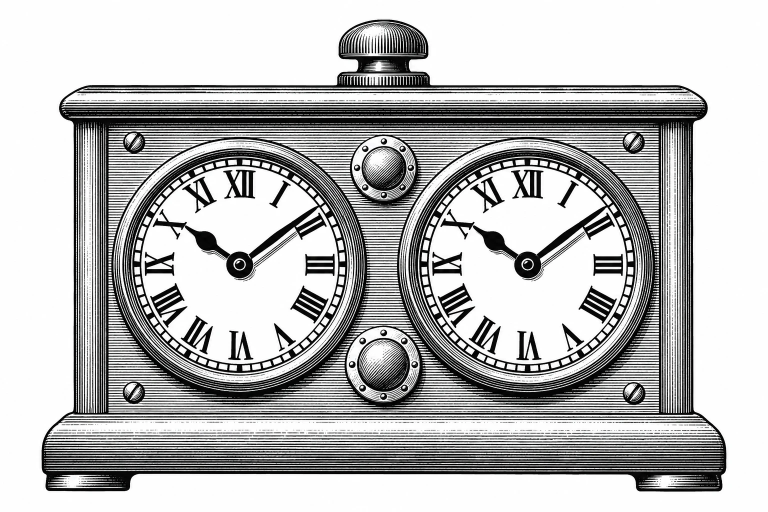
#> input picture assets/atrio/ratio/relogio-gravura-fonte.webp, 1536 x 1024 px (shown at 1/2 size)
$ python ratio-relogio.py
#> lines starting #> are read from the running program, lines starting #| are printed output that depends on the picture; after the words box and inside, x2 and y2 are one past the last pixel; in counts of white or black regions, pixels touching at a corner belong together
#!/usr/bin/env python3
"""Relógio do RATIO: prepara a gravura (assets/atrio/ratio/relogio-gravura-fonte.webp)
em duas camadas para a demonstração.

- Fundo externo removido por preenchimento a partir das bordas; na orla, só a tinta
  sobrevive como transparência, sem halo branco sobre a terracota.
- Preto e branco remapeados para a tinta (#2C2C2C) e o papel (#FCFCFC) do site.
- Mostradores: algarismos e ponteiros cobertos de papel até a borda interna da faixa
  de minutos, medida ângulo a ângulo; molduras e acabamento preservados.
- O botão superior sai como camada própria, cortada no topo do colar (y = 143),
  para descer para dentro dele ao ser acionado.

Uso: python3 scripts/ratio-relogio.py [fonte] [pasta de saída]   (requer numpy e Pillow)
"""
import os, sys
import numpy as np
from PIL import Image

ROOT = os.path.dirname(os.path.dirname(os.path.abspath(__file__)))

def outside(white):
    o=np.zeros_like(white); o[0,:]=white[0,:]; o[-1,:]=white[-1,:]; o[:,0]=white[:,0]; o[:,-1]=white[:,-1]
#> after `o[0, :] = white[0, :]`:
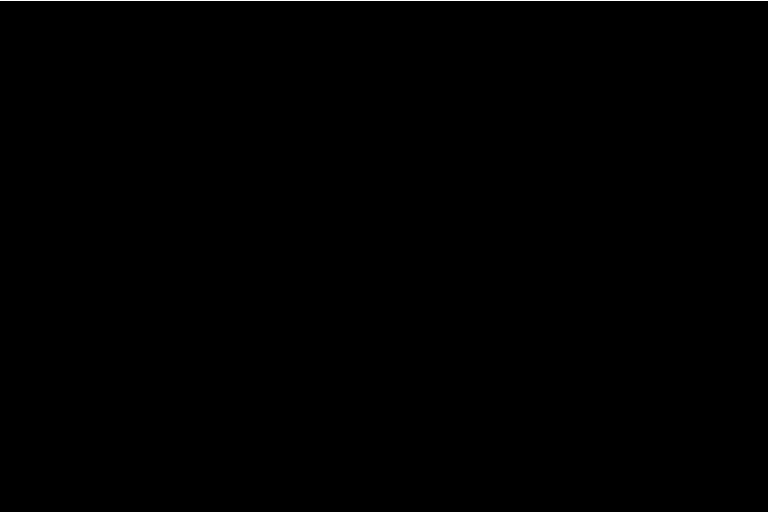
#> o: shape (1024, 1536) bool (shown at 1/2 size); 0.1% white in thin lines or dots, all inside (x1, y1, x2, y2) = (0, 0, 1536, 1)
#> after `o[:, -1] = white[:, -1]`: o: shape (1024, 1536) bool; 0.33% white in thin lines or dots
    while True:
        n=o.copy()
        n[1:]|=o[:-1]; n[:-1]|=o[1:]; n[:,1:]|=o[:,:-1]; n[:,:-1]|=o[:,1:]
        n&=white
        if (n==o).all(): return o
        # accelerate: several steps per check
        for _ in range(20):
            m=n.copy(); m[1:]|=n[:-1]; m[:-1]|=n[1:]; m[:,1:]|=n[:,:-1]; m[:,:-1]|=n[:,1:]; n=m&white
        o=n
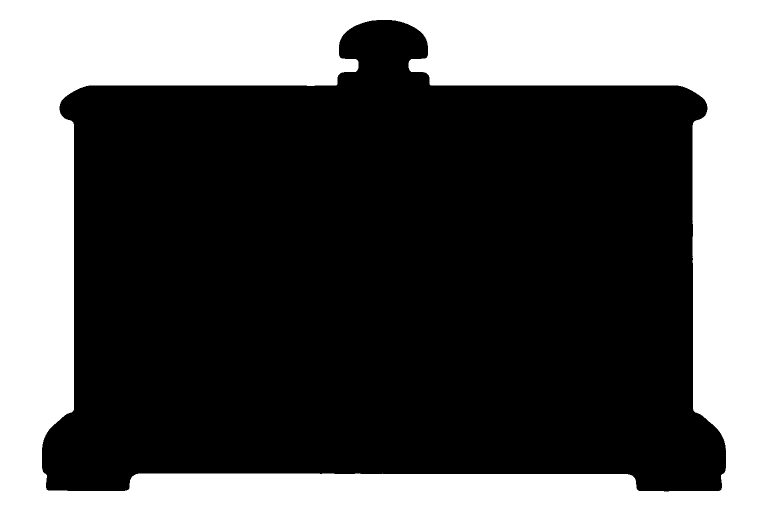
#> m: shape (1024, 1536) bool (shown at 1/2 size); 35.9% white; 1 white region, box (x1, y1, x2, y2) and area: (0, 0, 1536, 1024) 565295
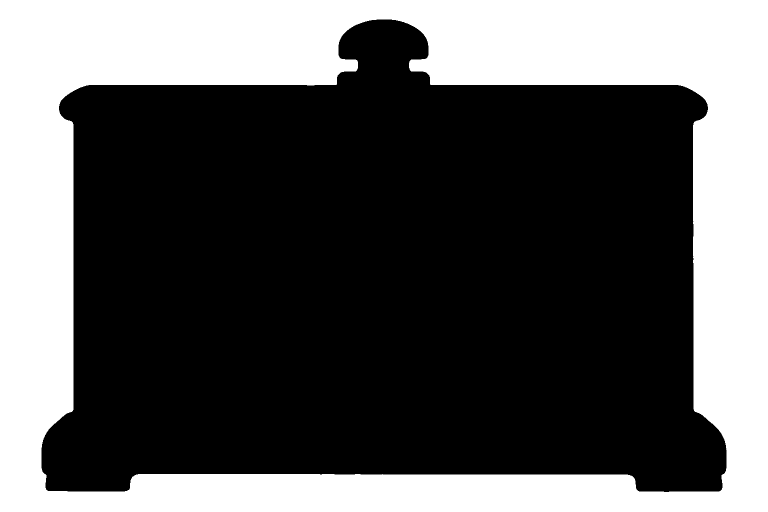
#> n: shape (1024, 1536) bool (shown at 1/2 size); 35.7% white; 1 white region, box (x1, y1, x2, y2) and area: (0, 0, 1536, 1024) 560733

src = sys.argv[1] if len(sys.argv) > 1 else os.path.join(ROOT, 'assets/atrio/ratio/relogio-gravura-fonte.webp')
out = sys.argv[2] if len(sys.argv) > 2 else os.path.join(ROOT, 'assets/atrio/ratio')
g = np.array(Image.open(src).convert('L')).astype(float)
INK, PAPER, BG = 44.0, 252.0, 254.0
out_m = outside(g > 200)
# tom: preto -> tinta do site, branco -> papel do site
tone = INK + (PAPER - INK) * np.clip(g / BG, 0, 1)
alpha = np.full(g.shape, 255.0)
# fundo externo: só a tinta sobrevive, como transparência (sem halo branco)
alpha[out_m] = np.clip((BG - g[out_m]) / (BG - INK) * 255, 0, 255)
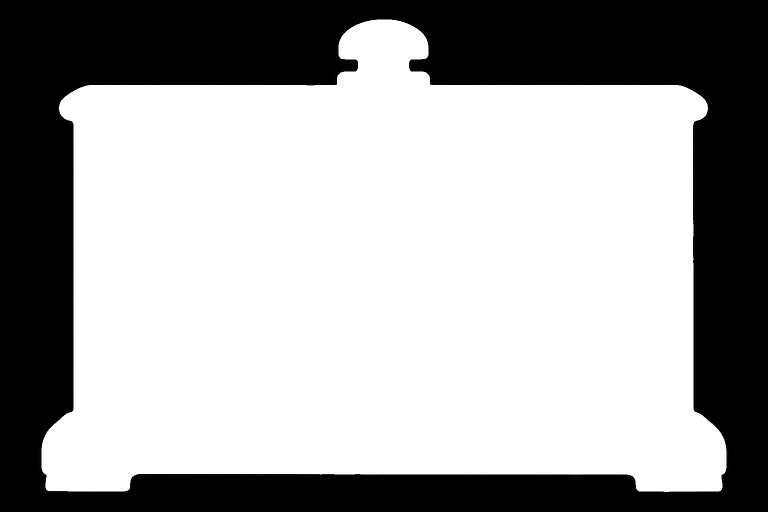
#> alpha: shape (1024, 1536) float64 (shown at 1/2 size); min 0, max 255, mean 164.2
tone[out_m] = INK
# mostradores: disco de papel sobre algarismos e ponteiros, borda antisserrilhada
yy, xx = np.mgrid[0:g.shape[0], 0:g.shape[1]]
def face_edge(cx, cy):
    # borda interna da linha que contorna o mostrador, ângulo a ângulo:
    # de fora (faixa de minutos) para dentro, atravessa a tinta da linha até o branco
    th = np.radians(np.arange(0, 360, 0.25)); edge = []
    for t in th:
        dx, dy = np.cos(t), np.sin(t); seen = False; e = 180.0
        for r in np.arange(204, 160, -0.5):
            v = g[int(round(cy + dy * r)), int(round(cx + dx * r))]
            if v < 140: seen = True
            elif seen and v > 200: e = r; break
        edge.append(e)
    edge = np.array(edge); k = 31
    pad = np.r_[edge[-k:], edge, edge[:k]]
    med = np.array([np.median(pad[i:i + 2 * k + 1]) for i in range(len(edge))])
    return med
for cx, cy in ((479.5, 529.5), (1054.5, 529.5)):
    edge = face_edge(cx, cy)
    print('borda', edge.min(), edge.max())
    d = np.hypot(xx - cx, yy - cy)
    ang = (np.degrees(np.arctan2(yy - cy, xx - cx)) % 360) / 0.25
    lim = edge[ang.astype(int) % len(edge)] - 0.6
    cov = np.clip(lim + 0.5 - d, 0, 1)
    tone = tone * (1 - cov) + PAPER * cov
    alpha = np.maximum(alpha, cov * 255)
#> this loop made 2 passes
#> pass 1, `tone = tone * (1 - cov) + PAPER * cov`:
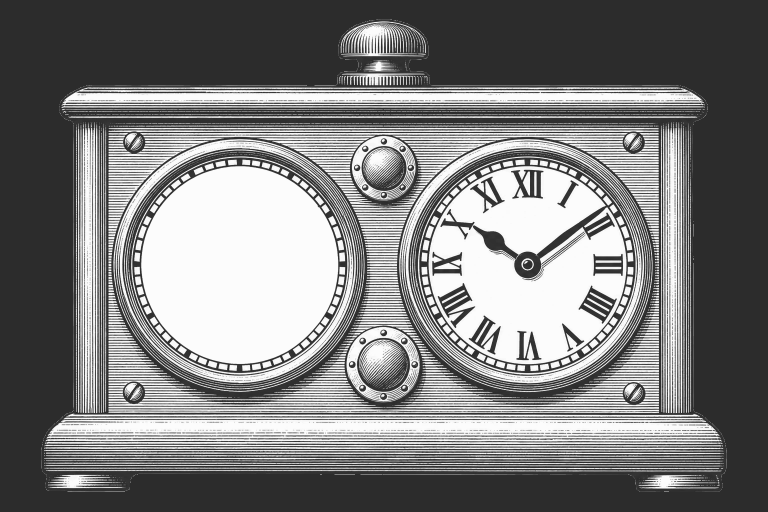
#> tone: shape (1024, 1536) float64 (shown at 1/2 size); min 44, max 252, mean 125.3
X0, Y0, X1, Y1 = 80, 16, 1456, 986          # recorte com folga acima do botão
CUT = 143                                    # topo do colar: o botão desce para dentro dele
la = np.stack([tone, alpha], -1).round().astype('uint8')
body = la.copy(); body[:CUT] = 0             # acima do colar só existe o botão
knob = la[Y0:CUT, 665:870]
Image.fromarray(body[Y0:Y1, X0:X1], 'LA').save(out + '/relogio-corpo.png', optimize=True)
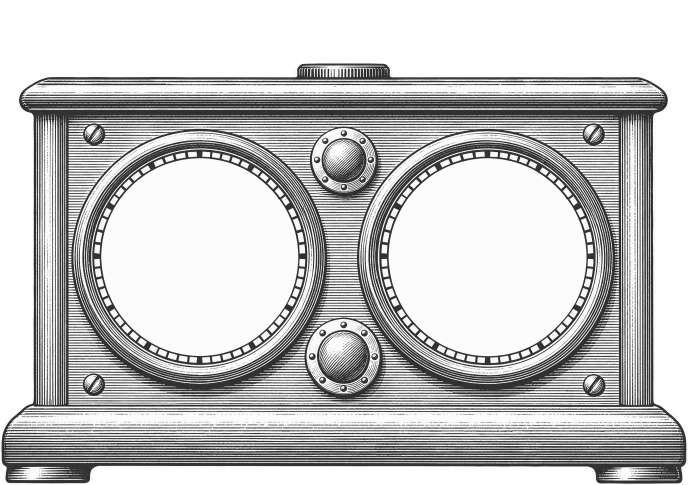
#> saved as relogio-corpo.png: PIL image 1376x970 LA (shown at 1/2 size); mean R, G, B, A 136.7, 136.7, 136.7, 190.6; transparent parts drawn white
Image.fromarray(knob, 'LA').save(out + '/relogio-botao.png', optimize=True)
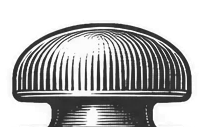
#> saved as relogio-botao.png: PIL image 205x127 LA; mean R, G, B, A 91.2, 91.2, 91.2, 144.9; transparent parts drawn white
# corpo com perda leve (indistinguível na hachura); botão sem perda
for n, opts in (('corpo', dict(quality=90, alpha_quality=100)), ('botao', dict(lossless=True))):
    png = f'{out}/relogio-{n}.png'
    Image.open(png).convert('RGBA').save(f'{out}/relogio-{n}.webp', method=6, **opts)
    os.remove(png)
    print(n, os.path.getsize(f'{out}/relogio-{n}.webp'), 'bytes')
